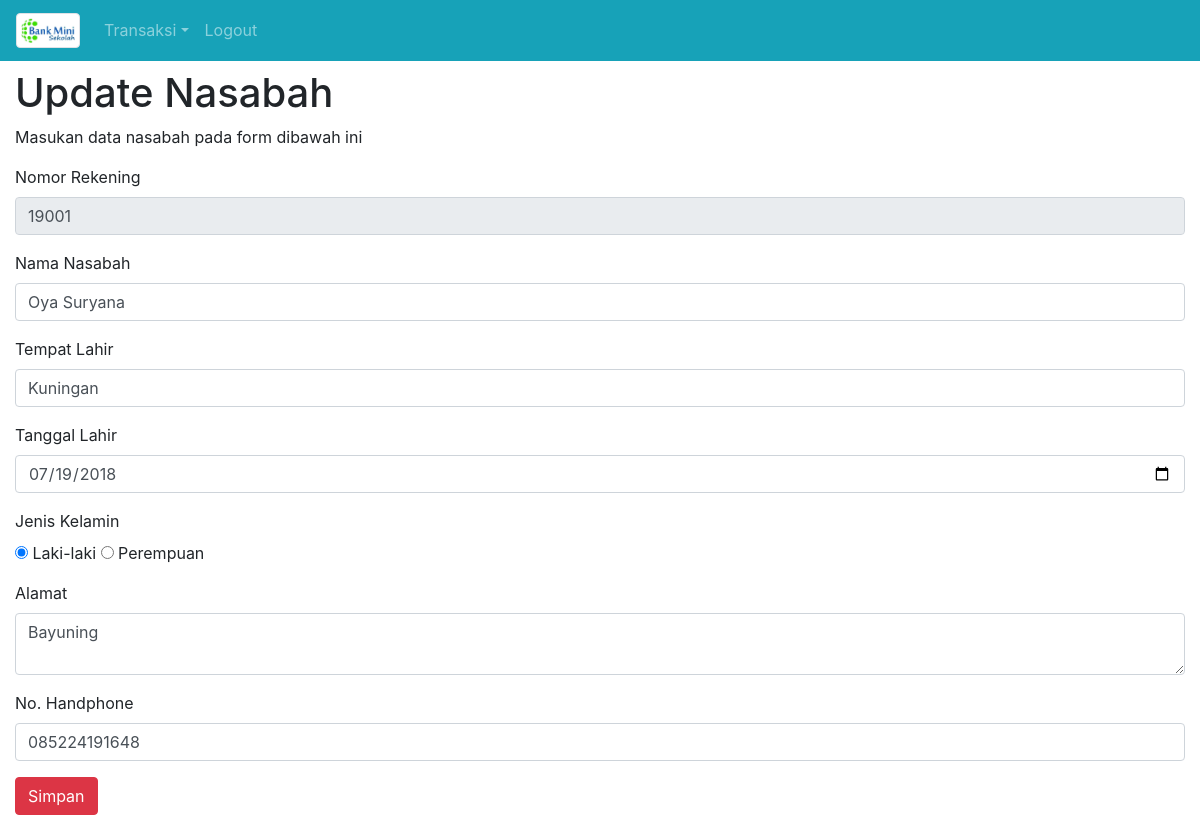
The page /index.php?modul=NasabahEdit&NoRekening=19001 (signed in) on the database its author committed.
### tables this page shows
CREATE TABLE `dataNasabah` (
  `NoRekening` char(5) NOT NULL,
  `NamaNasabah` varchar(150) NOT NULL,
  `JenisKelamin` enum('L','P') NOT NULL,
  `TempatLahir` varchar(150) NOT NULL,
  `TanggalLahir` date NOT NULL,
  `NoHandphone` varchar(20) NOT NULL,
  `AlamatNasabah` mediumtext NOT NULL,
  `tglDaftar` datetime NOT NULL DEFAULT CURRENT_TIMESTAMP
);

### NasabahEdit.php (the view)
<?php
$NomorRekening=$_GET['NoRekening'];
$sqlNasabah=mysqli_query($koneksi,"SELECT * FROM dataNasabah WHERE NoRekening='$NomorRekening'");
$dataNasabah=mysqli_fetch_array($sqlNasabah,MYSQLI_ASSOC);
if($dataNasabah['JenisKelamin']=='L') {$laki='checked'; $perempuan=null;}
else {$perempuan='checked' ; $laki=null;}
?>
<h1>Update Nasabah</h1>
<p>Masukan data nasabah pada form dibawah ini</p>
<form method="POST" action="index.php?modul=NasabahUpdate">
	<div class="form-group">
		<label>Nomor Rekening</label>
		<input type="text" class="form-control" value="<?php echo $dataNasabah['NoRekening'];?>" name="TxtNoRekening" readonly/>
	</div>
	<div class="form-group">
		<label>	Nama Nasabah</label>
		<input type="text" class="form-control" value="<?php echo $dataNasabah['NamaNasabah'];?>"  name="TxtNamaNasabah" autocomplete="off" required/>
	</div>
	<div class="form-group">
		<label>Tempat Lahir	</label>
		<input type="text" class="form-control" value="<?php echo $dataNasabah['TempatLahir'];?>"  name="TxtTempatLahir" autocomplete="off" required/>
	</div>
	<div class="form-group">
		<label>	Tanggal Lahir</label>
		<input type="date" class="form-control" value="<?php echo $dataNasabah['TanggalLahir'];?>"  name="TxtTanggalLahir"  autocomplete="off" required/>
	</div>
	<div class="form-group">
		<label>Jenis Kelamin</label>
		<div>
			<input type="radio" value="L" <?php echo $laki;?> name="TxtJenisKelamin"> Laki-laki
			<input type="radio" value="P" <?php echo $perempuan;?> name="TxtJenisKelamin"> Perempuan
		</div>
	</div>
	<div class="form-group">
		<label>Alamat</label>
		<textarea class="form-control" name="TxtAlamat"><?php echo $dataNasabah['AlamatNasabah'];?></textarea>
	</div>
	<div class="form-group">
		<label>	No. Handphone</label>
		<input type="text" class="form-control" value="<?php echo $dataNasabah['NoHandphone'];?>" name="TxtNoHandphone"  autocomplete="off" required/>
	</div>
	<div class="form-group">
			<button type="submit" class="btn btn-danger">Simpan</button>
	</div>
</form>

### rows shown on the page
datanasabah: TxtNoRekening "19001", TxtNamaNasabah "Oya Suryana", TxtTempatLahir "Kuningan", TxtTanggalLahir "07/19/2018", TxtAlamat "Bayuning", TxtNoHandphone "085224191648"
